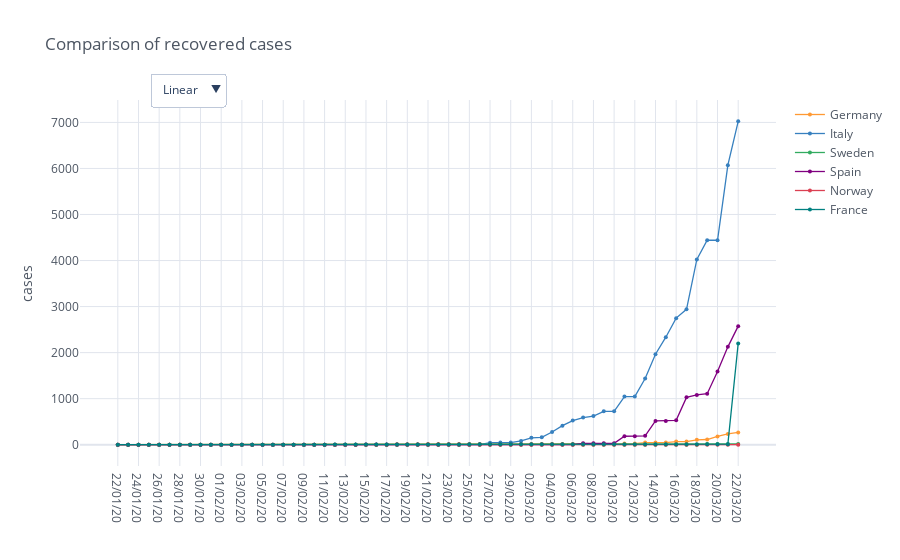

Here is the notebook cell this chart was saved with:
### Code cell
recovered_cases_countries = io.world_load_cases(io.get_filename_recovered_cases(), countries)

recovered_fig = mp.iplot_comparative_plot(recovered_cases_countries, title='Comparison of recovered cases')
recovered_fig.show()

### Figure 1 — Plotly figure (JSON) as saved in the notebook; plotly's stock layout.template omitted (floating-point values rounded to 4 significant figures)
{"data": [{"line": {"color": "rgba(255, 153, 51, 1.0)", "dash": "solid", "shape": "linear", "width": 1.3}, "marker": {"size": 4, "symbol": "circle"}, "mode": "lines+markers", "name": "Germany", "text": "", "type": "scatter", "x": ["22/01/20", "23/01/20", "24/01/20", "25/01/20", "26/01/20", "27/01/20", "28/01/20", "29/01/20", "30/01/20", "31/01/20", "01/02/20", "02/02/20", "03/02/20", "04/02/20", "05/02/20", "06/02/20", "07/02/20", "08/02/20", "09/02/20", "10/02/20", "11/02/20", "12/02/20", "13/02/20", "14/02/20", "15/02/20", "16/02/20", "17/02/20", "18/02/20", "19/02/20", "20/02/20", "21/02/20", "22/02/20", "23/02/20", "24/02/20", "25/02/20", "26/02/20", "27/02/20", "28/02/20", "29/02/20", "01/03/20", "02/03/20", "03/03/20", "04/03/20", "05/03/20", "06/03/20", "07/03/20", "08/03/20", "09/03/20", "10/03/20", "11/03/20", "12/03/20", "13/03/20", "14/03/20", "15/03/20", "16/03/20", "17/03/20", "18/03/20", "19/03/20", "20/03/20", "21/03/20", "22/03/20"], "y": [0, 0, 0, 0, 0, 0, 0, 0, 0, 0, 0, 0, 0, 0, 0, 0, 0, 0, 0, 0, 0, 0, 1, 1, 1, 1, 1, 12, 12, 12, 14, 14, 14, 14, 14, 15, 16, 16, 16, 16, 16, 16, 16, 16, 17, 18, 18, 18, 18, 25, 25, 46, 46, 46, 67, 67, 105, 113, 180, 233, 266]}, {"line": {"color": "rgba(55, 128, 191, 1.0)", "dash": "solid", "shape": "linear", "width": 1.3}, "marker": {"size": 4, "symbol": "circle"}, "mode": "lines+markers", "name": "Italy", "text": "", "type": "scatter", "x": ["22/01/20", "23/01/20", "24/01/20", "25/01/20", "26/01/20", "27/01/20", "28/01/20", "29/01/20", "30/01/20", "31/01/20", "01/02/20", "02/02/20", "03/02/20", "04/02/20", "05/02/20", "06/02/20", "07/02/20", "08/02/20", "09/02/20", "10/02/20", "11/02/20", "12/02/20", "13/02/20", "14/02/20", "15/02/20", "16/02/20", "17/02/20", "18/02/20", "19/02/20", "20/02/20", "21/02/20", "22/02/20", "23/02/20", "24/02/20", "25/02/20", "26/02/20", "27/02/20", "28/02/20", "29/02/20", "01/03/20", "02/03/20", "03/03/20", "04/03/20", "05/03/20", "06/03/20", "07/03/20", "08/03/20", "09/03/20", "10/03/20", "11/03/20", "12/03/20", "13/03/20", "14/03/20", "15/03/20", "16/03/20", "17/03/20", "18/03/20", "19/03/20", "20/03/20", "21/03/20", "22/03/20"], "y": [0, 0, 0, 0, 0, 0, 0, 0, 0, 0, 0, 0, 0, 0, 0, 0, 0, 0, 0, 0, 0, 0, 0, 0, 0, 0, 0, 0, 0, 0, 0, 1, 2, 1, 1, 3, 45, 46, 46, 83, 149, 160, 276, 414, 523, 589, 622, 724, 724, 1045, 1045, 1439, 1966, 2335, 2749, 2941, 4025, 4440, 4440, 6072, 7024]}, {"line": {"color": "rgba(50, 171, 96, 1.0)", "dash": "solid", "shape": "linear", "width": 1.3}, "marker": {"size": 4, "symbol": "circle"}, "mode": "lines+markers", "name": "Sweden", "text": "", "type": "scatter", "x": ["22/01/20", "23/01/20", "24/01/20", "25/01/20", "26/01/20", "27/01/20", "28/01/20", "29/01/20", "30/01/20", "31/01/20", "01/02/20", "02/02/20", "03/02/20", "04/02/20", "05/02/20", "06/02/20", "07/02/20", "08/02/20", "09/02/20", "10/02/20", "11/02/20", "12/02/20", "13/02/20", "14/02/20", "15/02/20", "16/02/20", "17/02/20", "18/02/20", "19/02/20", "20/02/20", "21/02/20", "22/02/20", "23/02/20", "24/02/20", "25/02/20", "26/02/20", "27/02/20", "28/02/20", "29/02/20", "01/03/20", "02/03/20", "03/03/20", "04/03/20", "05/03/20", "06/03/20", "07/03/20", "08/03/20", "09/03/20", "10/03/20", "11/03/20", "12/03/20", "13/03/20", "14/03/20", "15/03/20", "16/03/20", "17/03/20", "18/03/20", "19/03/20", "20/03/20", "21/03/20", "22/03/20"], "y": [0, 0, 0, 0, 0, 0, 0, 0, 0, 0, 0, 0, 0, 0, 0, 0, 0, 0, 0, 0, 0, 0, 0, 0, 0, 0, 0, 0, 0, 0, 0, 0, 0, 0, 0, 0, 0, 0, 0, 0, 0, 0, 0, 0, 0, 0, 0, 1, 1, 1, 1, 1, 1, 1, 1, 1, 1, 16, 16, 16, 16]}, {"line": {"color": "rgba(128, 0, 128, 1.0)", "dash": "solid", "shape": "linear", "width": 1.3}, "marker": {"size": 4, "symbol": "circle"}, "mode": "lines+markers", "name": "Spain", "text": "", "type": "scatter", "x": ["22/01/20", "23/01/20", "24/01/20", "25/01/20", "26/01/20", "27/01/20", "28/01/20", "29/01/20", "30/01/20", "31/01/20", "01/02/20", "02/02/20", "03/02/20", "04/02/20", "05/02/20", "06/02/20", "07/02/20", "08/02/20", "09/02/20", "10/02/20", "11/02/20", "12/02/20", "13/02/20", "14/02/20", "15/02/20", "16/02/20", "17/02/20", "18/02/20", "19/02/20", "20/02/20", "21/02/20", "22/02/20", "23/02/20", "24/02/20", "25/02/20", "26/02/20", "27/02/20", "28/02/20", "29/02/20", "01/03/20", "02/03/20", "03/03/20", "04/03/20", "05/03/20", "06/03/20", "07/03/20", "08/03/20", "09/03/20", "10/03/20", "11/03/20", "12/03/20", "13/03/20", "14/03/20", "15/03/20", "16/03/20", "17/03/20", "18/03/20", "19/03/20", "20/03/20", "21/03/20", "22/03/20"], "y": [0, 0, 0, 0, 0, 0, 0, 0, 0, 0, 0, 0, 0, 0, 0, 0, 0, 0, 0, 0, 0, 0, 0, 0, 2, 2, 2, 2, 2, 2, 2, 2, 2, 2, 2, 2, 2, 2, 2, 2, 2, 2, 2, 2, 2, 30, 30, 32, 32, 183, 183, 193, 517, 517, 530, 1028, 1081, 1107, 1588, 2125, 2575]}, {"line": {"color": "rgba(219, 64, 82, 1.0)", "dash": "solid", "shape": "linear", "width": 1.3}, "marker": {"size": 4, "symbol": "circle"}, "mode": "lines+markers", "name": "Norway", "text": "", "type": "scatter", "x": ["22/01/20", "23/01/20", "24/01/20", "25/01/20", "26/01/20", "27/01/20", "28/01/20", "29/01/20", "30/01/20", "31/01/20", "01/02/20", "02/02/20", "03/02/20", "04/02/20", "05/02/20", "06/02/20", "07/02/20", "08/02/20", "09/02/20", "10/02/20", "11/02/20", "12/02/20", "13/02/20", "14/02/20", "15/02/20", "16/02/20", "17/02/20", "18/02/20", "19/02/20", "20/02/20", "21/02/20", "22/02/20", "23/02/20", "24/02/20", "25/02/20", "26/02/20", "27/02/20", "28/02/20", "29/02/20", "01/03/20", "02/03/20", "03/03/20", "04/03/20", "05/03/20", "06/03/20", "07/03/20", "08/03/20", "09/03/20", "10/03/20", "11/03/20", "12/03/20", "13/03/20", "14/03/20", "15/03/20", "16/03/20", "17/03/20", "18/03/20", "19/03/20", "20/03/20", "21/03/20", "22/03/20"], "y": [0, 0, 0, 0, 0, 0, 0, 0, 0, 0, 0, 0, 0, 0, 0, 0, 0, 0, 0, 0, 0, 0, 0, 0, 0, 0, 0, 0, 0, 0, 0, 0, 0, 0, 0, 0, 0, 0, 0, 0, 0, 0, 0, 0, 0, 0, 0, 1, 1, 1, 1, 1, 1, 1, 1, 1, 1, 1, 1, 1, 1]}, {"line": {"color": "rgba(0, 128, 128, 1.0)", "dash": "solid", "shape": "linear", "width": 1.3}, "marker": {"size": 4, "symbol": "circle"}, "mode": "lines+markers", "name": "France", "text": "", "type": "scatter", "x": ["22/01/20", "23/01/20", "24/01/20", "25/01/20", "26/01/20", "27/01/20", "28/01/20", "29/01/20", "30/01/20", "31/01/20", "01/02/20", "02/02/20", "03/02/20", "04/02/20", "05/02/20", "06/02/20", "07/02/20", "08/02/20", "09/02/20", "10/02/20", "11/02/20", "12/02/20", "13/02/20", "14/02/20", "15/02/20", "16/02/20", "17/02/20", "18/02/20", "19/02/20", "20/02/20", "21/02/20", "22/02/20", "23/02/20", "24/02/20", "25/02/20", "26/02/20", "27/02/20", "28/02/20", "29/02/20", "01/03/20", "02/03/20", "03/03/20", "04/03/20", "05/03/20", "06/03/20", "07/03/20", "08/03/20", "09/03/20", "10/03/20", "11/03/20", "12/03/20", "13/03/20", "14/03/20", "15/03/20", "16/03/20", "17/03/20", "18/03/20", "19/03/20", "20/03/20", "21/03/20", "22/03/20"], "y": [0, 0, 0, 0, 0, 0, 0, 0, 0, 0, 0, 0, 0, 0, 0, 0, 0, 0, 0, 0, 0, 2, 2, 2, 4, 4, 4, 4, 4, 4, 4, 4, 4, 4, 11, 11, 11, 11, 12, 12, 12, 12, 12, 12, 12, 12, 12, 12, 12, 12, 12, 12, 12, 12, 12, 12, 12, 12, 12, 12, 2200]}], "layout": {"legend": {"bgcolor": "#FFFFFF", "font": {"color": "#4D5663"}}, "paper_bgcolor": "#FFFFFF", "plot_bgcolor": "#FFFFFF", "title": {"font": {"color": "#4D5663"}, "text": "Comparison of recovered cases"}, "updatemenus": [{"buttons": [{"args": [{"yaxis.type": "linear"}], "label": "Linear", "method": "relayout"}, {"args": [{"yaxis.type": "log"}], "label": "Log", "method": "relayout"}], "direction": "down", "pad": {"r": 10, "t": 10}, "showactive": true, "x": 0.1, "xanchor": "left", "y": 1.1, "yanchor": "top"}], "xaxis": {"gridcolor": "#E1E5ED", "showgrid": true, "tickfont": {"color": "#4D5663"}, "title": {"font": {"color": "#4D5663"}, "text": ""}, "zerolinecolor": "#E1E5ED"}, "yaxis": {"gridcolor": "#E1E5ED", "showgrid": true, "tickfont": {"color": "#4D5663"}, "title": {"font": {"color": "#4D5663"}, "text": "cases"}, "zerolinecolor": "#E1E5ED"}}}
